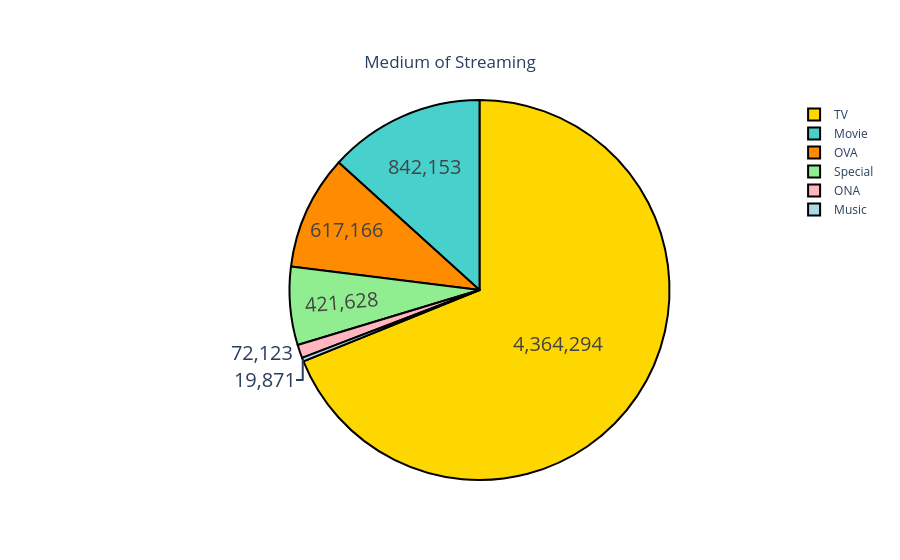

This figure's notebook cell:
### Markdown cell above
# Medium of streaming

### Code cell
import plotly.graph_objects as go

# Step 1: Prepare the data
labels = anime_fulldata['type'].value_counts().index         # e.g., ['TV', 'Movie', 'OVA', ...]
values = anime_fulldata['type'].value_counts().values        # count of each type
colors = ['gold', 'mediumturquoise', 'darkorange', 'lightgreen', 'lightpink', 'lightblue', 'lavender']

# Step 2: Create the pie chart
fig = go.Figure(data=[go.Pie(
    labels=labels,
    values=values,
    hole=0,  # for full pie (use 0.4 for donut)
)])

# Step 3: Customize the chart
fig.update_traces(
    hoverinfo='label+percent',
    textinfo='value',
    textfont_size=20,
    marker=dict(colors=colors, line=dict(color='#000000', width=2))
)

fig.update_layout(
    title={
        'text': "Medium of Streaming",
        'y': 0.9,
        'x': 0.5,
        'xanchor': 'center',
        'yanchor': 'top'
    }
)

# Step 4: Show the chart
fig.show()

### Figure 1 — Plotly figure (JSON) as saved in the notebook; plotly's stock layout.template omitted (floating-point values rounded to 4 significant figures)
{"data": [{"hole": 0, "hoverinfo": "label+percent", "labels": ["TV", "Movie", "OVA", "Special", "ONA", "Music"], "marker": {"colors": ["gold", "mediumturquoise", "darkorange", "lightgreen", "lightpink", "lightblue", "lavender"], "line": {"color": "#000000", "width": 2}}, "textfont": {"size": 20}, "textinfo": "value", "type": "pie", "values": [4364294, 842153, 617166, 421628, 72123, 19871]}], "layout": {"autosize": true, "title": {"text": "Medium of Streaming", "x": 0.5, "xanchor": "center", "y": 0.9, "yanchor": "top"}}}
